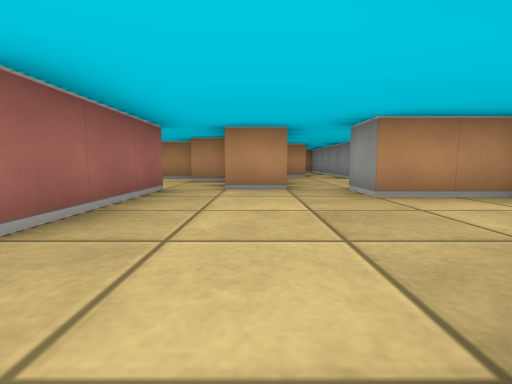
[1] (above)

18 first-person views from a walk through a cub3D maze. The camera is about half as high as the walls, tilts 6° down and sees 85° across. The floor is counted in squares. Each view is taken from the middle of a square. On the plan, view 1 faces up. The plan holds only what a view shows up to about 9 squares ahead; the rest is blank.

[2]
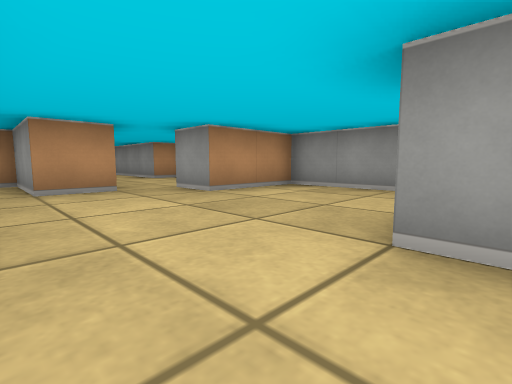

[3]
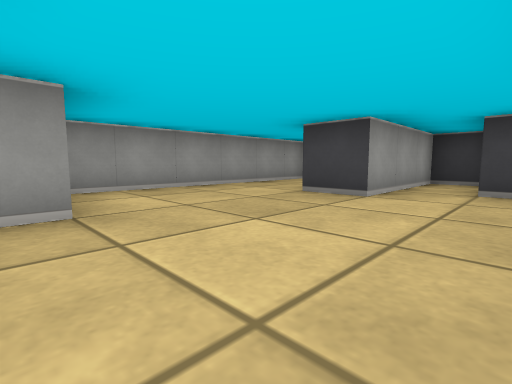

[4]
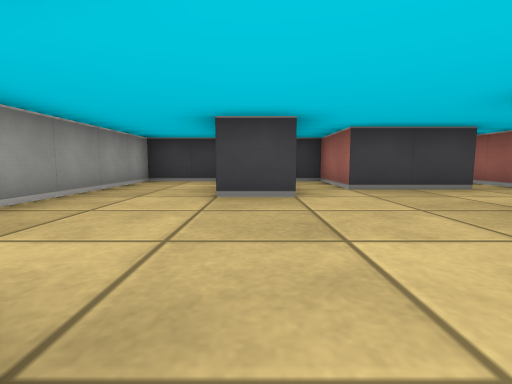

[5]
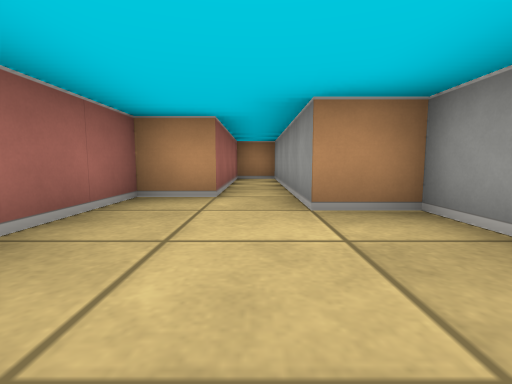

[6]
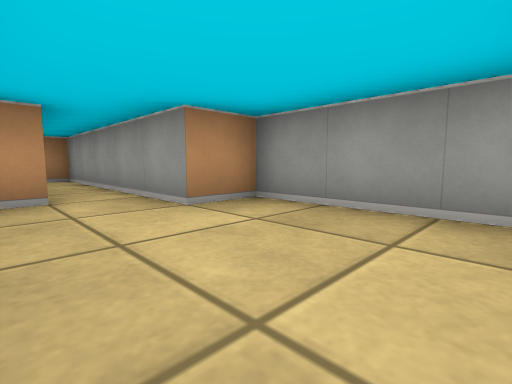

[7]
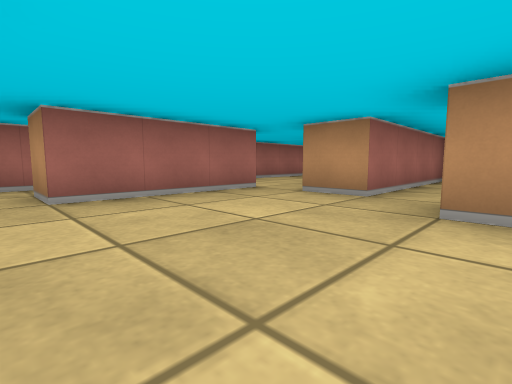

[8]
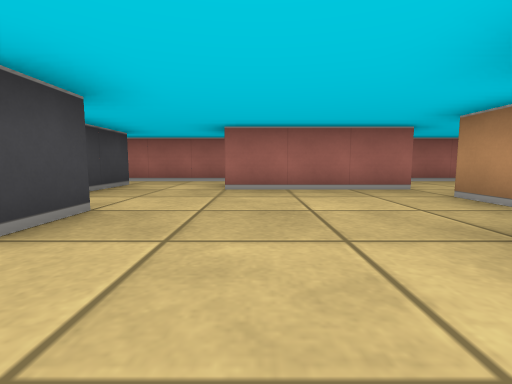

[9]
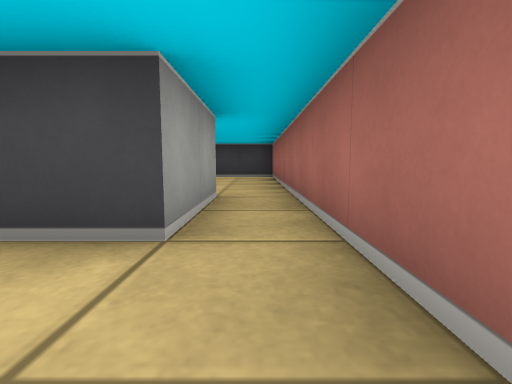

[10]
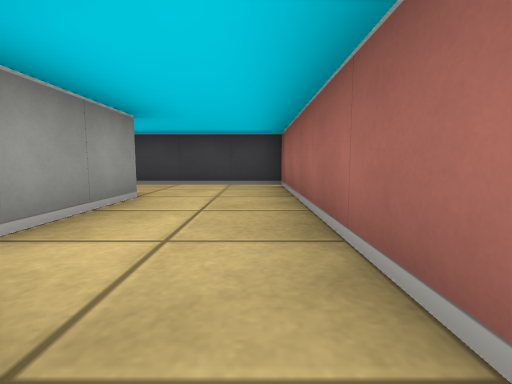

[11]
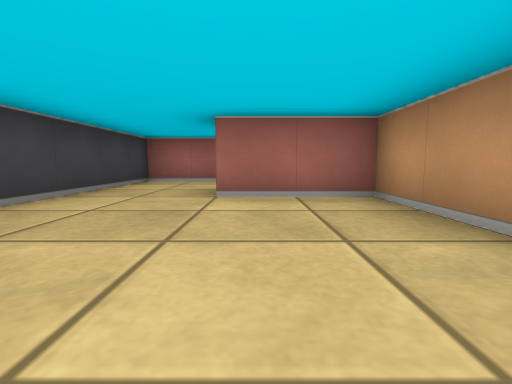

[12]
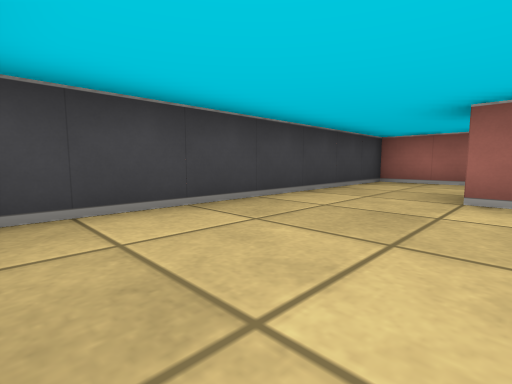

[13]
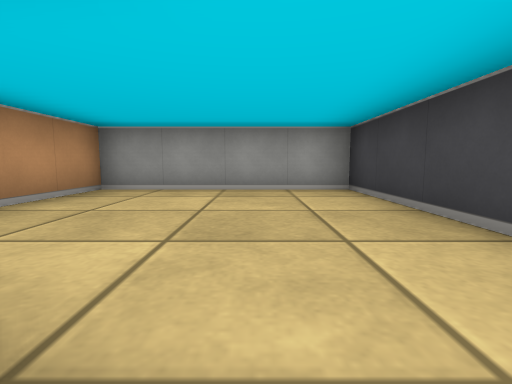

[14]
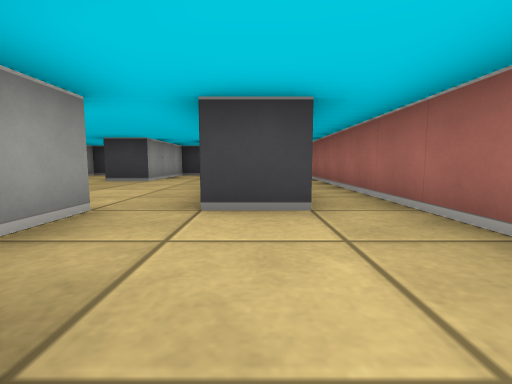

[15]
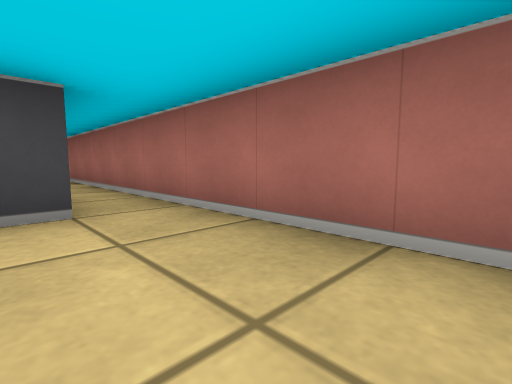

[16]
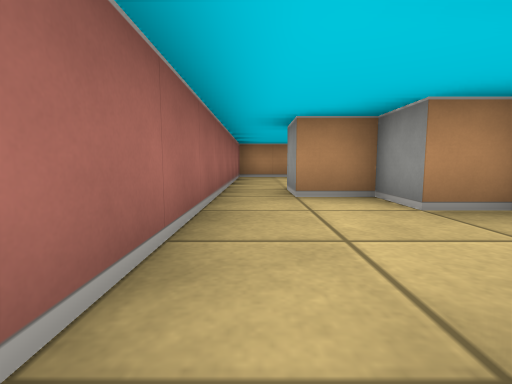

[17]
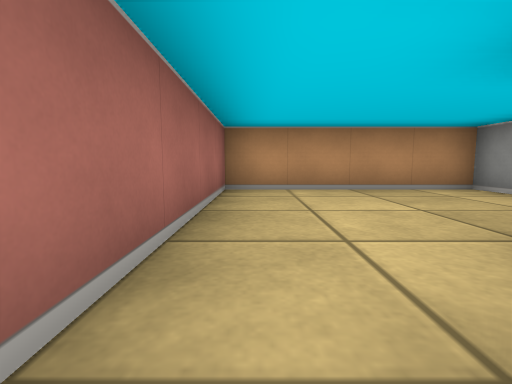

[18]
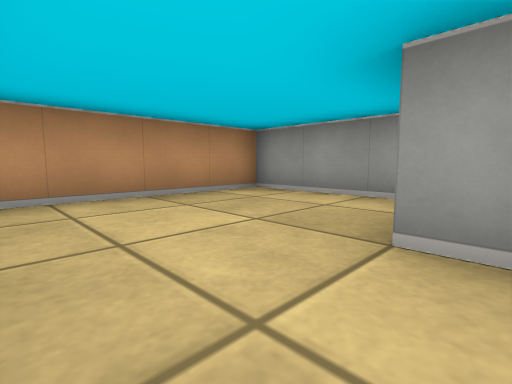

### Floor plan
Ten units are one square. View 1 is at (0, 0); x grows to the right and y downward. Boxes are objects, and circles mark ways between rooms. Rooms are numbered by the first view taken in them; rooms with no view inside come last. Other rooms are left out.
<svg viewBox="-40 -130 80 210">
<path fill="none" stroke="#000" d="M5 -45 -5 -45M19 25 35 25 35 -35 15 -35 15 -45M-25 5 -5 5 -5 25 5 25 5 -5 15 -5M-15 -45 -15 -15 -25 -15M35 -50 35 -75 25 -75 25 -125 15 -125 15 -85 5 -85 5 -45M-26 -45 -15 -45M-5 -45 -5 -65 -15 -65 -15 -75 -25 -75M-35 -75 -35 25M-25 25 -25 5M-15 75 35 75 35 35 -5 35 -5 55M-15 -90 -15 -95M5 -101 5 -125 -35 -125 -35 -75M-25 -75 -25 -85M-15 55 -15 35M-35 25 -35 75 -15 75"/>
<circle cx="10" cy="-50" r="3" fill="#2a7"/>
<circle cx="-10" cy="-40" r="3" fill="#2a7"/>
<circle cx="-20" cy="-5" r="3" fill="#2a7"/>
<circle cx="-30" cy="-80" r="3" fill="#2a7"/>
<circle cx="-30" cy="20" r="3" fill="#2a7"/>
<circle cx="-10" cy="65" r="3" fill="#2a7"/>
<text x="10" y="-10">1</text>
<text x="20" y="-70">2</text>
<text x="-30" y="-40">3</text>
<text x="10" y="60">4</text>
<text x="-20" y="-110">5</text>
<text x="-30" y="50">6</text>
</svg>
Room 1 opens to room 2. Room 1 opens to room 3. Room 3 opens to room 5. Room 3 opens to room 6. Room 4 opens to room 6.

Where each view was taken, in squares from view 1:
view 1: 0 up, 0 right, facing up
view 2: 0 up, 1 left, facing up-right
view 3: 4 up, 1 left, facing down-right
view 4: 4 up, 1 right, facing down
view 5: 5 up, 2 right, facing up
view 6: 5 up, 1 right, facing up-right
view 7: 1 up, 2 right, facing up-left
view 8: 2 up, 3 right, facing left
view 9: 1 up, 3 left, facing down
view 10: 2 down, 3 left, facing down
view 11: 5 down, 3 right, facing left
view 12: 5 down, 3 right, facing down-left
view 13: 6 down, 1 left, facing right
view 14: 7 up, 2 left, facing down
view 15: 7 up, 2 left, facing down-left
view 16: 4 up, 3 left, facing up
view 17: 8 up, 3 left, facing up
view 18: 9 up, 3 left, facing up-right
